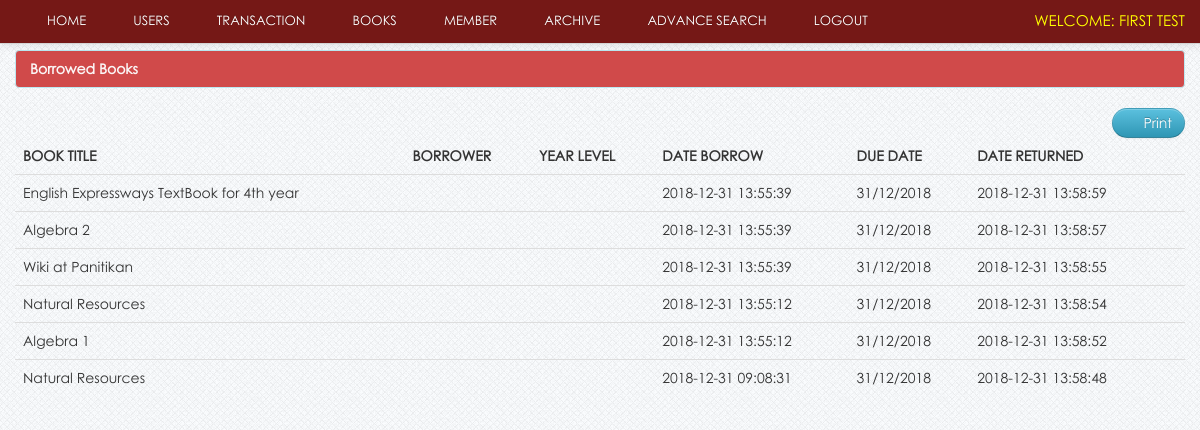
Screenshot of /library/admin/return.php (signed in) with the database file from the repository.
### tables this page shows
CREATE TABLE `users` (
  `user_id` int(11) NOT NULL,
  `username` varchar(100) NOT NULL,
  `password` varchar(100) NOT NULL,
  `firstname` varchar(100) NOT NULL,
  `lastname` varchar(100) NOT NULL,
  `user_type` varchar(20) NOT NULL
);

CREATE TABLE `borrowdetails` (
  `borrow_details_id` int(11) NOT NULL,
  `book_id` int(11) NOT NULL,
  `borrow_id` int(11) NOT NULL,
  `borrow_status` varchar(50) NOT NULL,
  `date_return` varchar(100) NOT NULL
);

CREATE TABLE `book` (
  `book_id` int(11) NOT NULL,
  `book_title` varchar(100) NOT NULL,
  `category_id` int(50) NOT NULL,
  `author` varchar(50) NOT NULL,
  `book_copies` int(11) NOT NULL,
  `book_pub` varchar(100) NOT NULL,
  `publisher_name` varchar(100) NOT NULL,
  `isbn` varchar(50) NOT NULL,
  `copyright_year` int(11) NOT NULL,
  `date_receive` varchar(20) NOT NULL,
  `date_added` datetime NOT NULL,
  `status` varchar(30) NOT NULL
);

CREATE TABLE `borrow` (
  `borrow_id` int(11) NOT NULL,
  `member_id` bigint(50) NOT NULL,
  `date_borrow` varchar(100) NOT NULL,
  `due_date` varchar(100) DEFAULT NULL
);

### library/admin/session.php (called while the page is built, shortened)
<?php
$session_id=$_SESSION['id'];
?>

### library/admin/return.php (the view, shortened to what this page needs)
<?php include('header.php'); ?>
<?php include('session.php'); ?>
<?php include('navbar_borrow.php'); ?>
    <div class="container">
		<div class="margin-top">
			<div class="row">
				<div class="span12">
						<div class="alert alert-info"><strong>Borrowed Books</strong></div>
                            <table cellpadding="0" cellspacing="0" border="0" class="table" id="example">
								<div class="pull-right">
								<a href="" onclick="window.print()" class="btn btn-info"><i class="icon-print icon-large"></i> Print</a>
								</div>
                                <thead>
                                    <tr>
                                        <th>Book title</th>
                                        <th>Borrower</th>
                                        <th>Year Level</th>
                                        <th>Date Borrow</th>
                                        <th>Due Date</th>
                                        <th>Date Returned</th>
                                    </tr>
                                </thead>
                                <tbody>
                                  <?php  $user_query=mysqli_query($link,"select * from borrow
								LEFT JOIN member ON borrow.member_id = member.member_id
								LEFT JOIN borrowdetails ON borrow.borrow_id = borrowdetails.borrow_id
								LEFT JOIN book on borrowdetails.book_id =  book.book_id
								where borrowdetails.borrow_status = 'returned'ORDER BY borrow.borrow_id DESC
								  ")or die(mysqli_error($link));
									while($row=mysqli_fetch_array($user_query)){
									$id=$row['borrow_id'];
									?>
									<tr class="del<?php echo $id ?>">
                                    <td><?php echo $row['book_title']; ?></td>
                                    <td><?php echo $row['firstname']." ".$row['lastname']; ?></td>
                                    <td><?php echo $row['year_level']; ?></td>
									<td><?php echo $row['date_borrow']; ?></td>
                                    <td><?php echo $row['due_date']; ?> </td>
									<td><?php echo $row['date_return']; ?> </td>
                                    <td></td>
                                    </tr>
									<?php  }  ?>
                                </tbody>
                            </table>
			</div>
			</div>
		</div>
    </div>
<?php include('footer.php') ?>

### library/admin/navbar_borrow.php (shortened to what this page needs)
 <div class="navbar navbar-fixed-top navbar-inverse">
       <div class="navbar-inner">
           <div class="container">
               <div class="nav-collapse collapse">
<ul class="nav">
<li><a href="dashboard.php"><i class="icon-home icon-large"></i>&nbsp;Home</a></li>
<li><a href="users.php"><i class="icon-user icon-large"></i>&nbsp;Users</a></li>
<?php
include('dropdown.php');
?>
<li><a href="books.php"><i class="icon-book icon-large"></i>&nbsp;Books</a></li>
<li><a href="member.php"><i class="icon-group icon-large"></i>&nbsp;Member</a></li>
<li><a href="archive.php"><i class="icon-list-alt icon-large"></i>&nbsp;Archive</a></li>
<li><a href="#myModal" data-toggle="modal"><i class="icon-search icon-large"></i>&nbsp;Advance Search</a></li>
<li><a href="./logout.php" ><i class="icon-signout icon-large"></i>&nbsp;Logout</a></li>
</ul>
 <div class="pull-right">
	<?php
			  $user_query=mysqli_query($link,"select * from users WHERE user_id = '$session_id'")or die(mysqli_error($link));
				while($row=mysqli_fetch_array($user_query)){
			$id=$row['user_id']; ?>
	<div class="admin">Welcome: <?php echo $row['firstname']; ?></div>
		<?php } ?>
                </div>
               </div>
           </div>
       </div>
   </div>

### library/css/docs.css (style rules this page uses)
body { font-family:'TR Century Gothic',Helvetica,Arial,sans-serif !important; }
.btn { border-radius: 25px !important; }
.alert { text-shadow: none; }
th { text-transform:uppercase; }
.nav li a { text-transform:uppercase; }
.admin { color: yellow; font-size: 15px; margin-top: 10px; text-transform: uppercase; }
.margin-top { margin-top:50px; }
body { background: url(../img/grid_noise.png); position: relative; }
body > .navbar { font-size: 13px; }

### library/css/print.css (style rules this page uses)
.navbar { display:none; }
th { text-align:left; }
td { text-align:left; border-top:1px solid; padding:2px; }
.btn { display:none; }
.alert { display:none; }
body { font-family:arial; font-size:13px; }
.nav { display:none; }

### rows the page displays
users: firstname "FIRST TEST"
borrowdetails: book.book_title "English Expressways TextBook for 4th year", borrow.date_borrow "2018-12-31 13:55:39", borrow.due_date "31/12/2018", date_return "2018-12-31 13:58:59"
borrowdetails: book.book_title "Algebra 2", borrow.date_borrow "2018-12-31 13:55:39", borrow.due_date "31/12/2018", date_return "2018-12-31 13:58:57"
borrowdetails: book.book_title "Wiki at Panitikan", borrow.date_borrow "2018-12-31 13:55:39", borrow.due_date "31/12/2018", date_return "2018-12-31 13:58:55"
borrowdetails: book.book_title "Natural Resources", borrow.date_borrow "2018-12-31 13:55:12", borrow.due_date "31/12/2018", date_return "2018-12-31 13:58:54"
borrowdetails: book.book_title "Algebra 1", borrow.date_borrow "2018-12-31 13:55:12", borrow.due_date "31/12/2018", date_return "2018-12-31 13:58:52"
borrowdetails: book.book_title "Natural Resources", borrow.date_borrow "2018-12-31 09:08:31", borrow.due_date "31/12/2018", date_return "2018-12-31 13:58:48"
